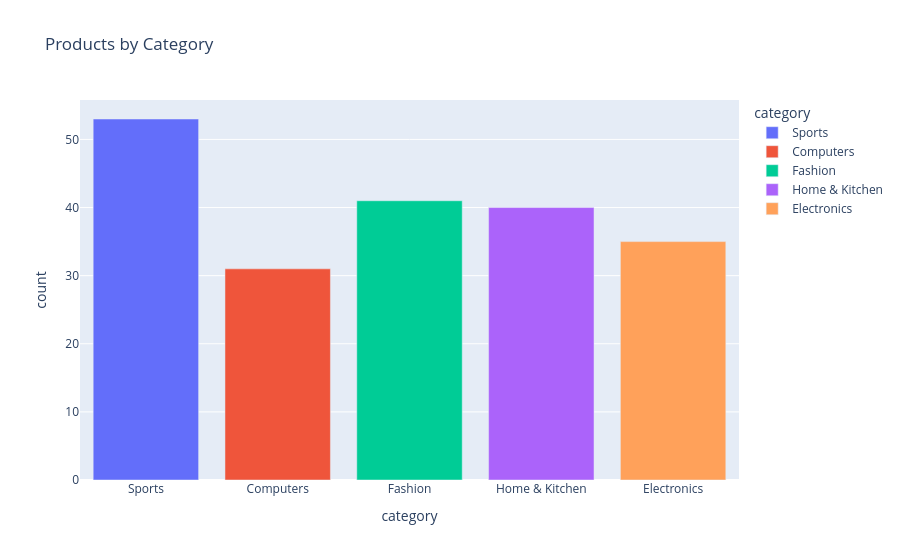

The cell this chart's notebook holds for it:
### Markdown cell above
## Products by Category

### Code cell
pipeline = [{'$group': {'_id': '$category', 'count': {'$sum': 1}}}]
category_df = pd.DataFrame(list(products.aggregate(pipeline)))
category_df.columns = ['category','count']
fig = px.bar(
    category_df,
    x='category',
    y='count',
    color='category',
    color_discrete_sequence=px.colors.qualitative.Plotly,
    title='Products by Category'
)
fig.show()

### Figure 1 — Plotly figure (JSON) as saved in the notebook; plotly's stock layout.template omitted (floating-point values rounded to 4 significant figures)
{"data": [{"hovertemplate": "category=%{x}<br>count=%{y}<extra></extra>", "legendgroup": "Sports", "marker": {"color": "#636EFA", "pattern": {"shape": ""}}, "name": "Sports", "orientation": "v", "showlegend": true, "textposition": "auto", "type": "bar", "x": ["Sports"], "xaxis": "x", "y": [53], "yaxis": "y"}, {"hovertemplate": "category=%{x}<br>count=%{y}<extra></extra>", "legendgroup": "Computers", "marker": {"color": "#EF553B", "pattern": {"shape": ""}}, "name": "Computers", "orientation": "v", "showlegend": true, "textposition": "auto", "type": "bar", "x": ["Computers"], "xaxis": "x", "y": [31], "yaxis": "y"}, {"hovertemplate": "category=%{x}<br>count=%{y}<extra></extra>", "legendgroup": "Fashion", "marker": {"color": "#00CC96", "pattern": {"shape": ""}}, "name": "Fashion", "orientation": "v", "showlegend": true, "textposition": "auto", "type": "bar", "x": ["Fashion"], "xaxis": "x", "y": [41], "yaxis": "y"}, {"hovertemplate": "category=%{x}<br>count=%{y}<extra></extra>", "legendgroup": "Home & Kitchen", "marker": {"color": "#AB63FA", "pattern": {"shape": ""}}, "name": "Home & Kitchen", "orientation": "v", "showlegend": true, "textposition": "auto", "type": "bar", "x": ["Home & Kitchen"], "xaxis": "x", "y": [40], "yaxis": "y"}, {"hovertemplate": "category=%{x}<br>count=%{y}<extra></extra>", "legendgroup": "Electronics", "marker": {"color": "#FFA15A", "pattern": {"shape": ""}}, "name": "Electronics", "orientation": "v", "showlegend": true, "textposition": "auto", "type": "bar", "x": ["Electronics"], "xaxis": "x", "y": [35], "yaxis": "y"}], "layout": {"barmode": "relative", "legend": {"title": {"text": "category"}, "tracegroupgap": 0}, "title": {"text": "Products by Category"}, "xaxis": {"anchor": "y", "categoryarray": ["Sports", "Computers", "Fashion", "Home & Kitchen", "Electronics"], "categoryorder": "array", "domain": [0, 1], "title": {"text": "category"}}, "yaxis": {"anchor": "x", "domain": [0, 1], "title": {"text": "count"}}}}
